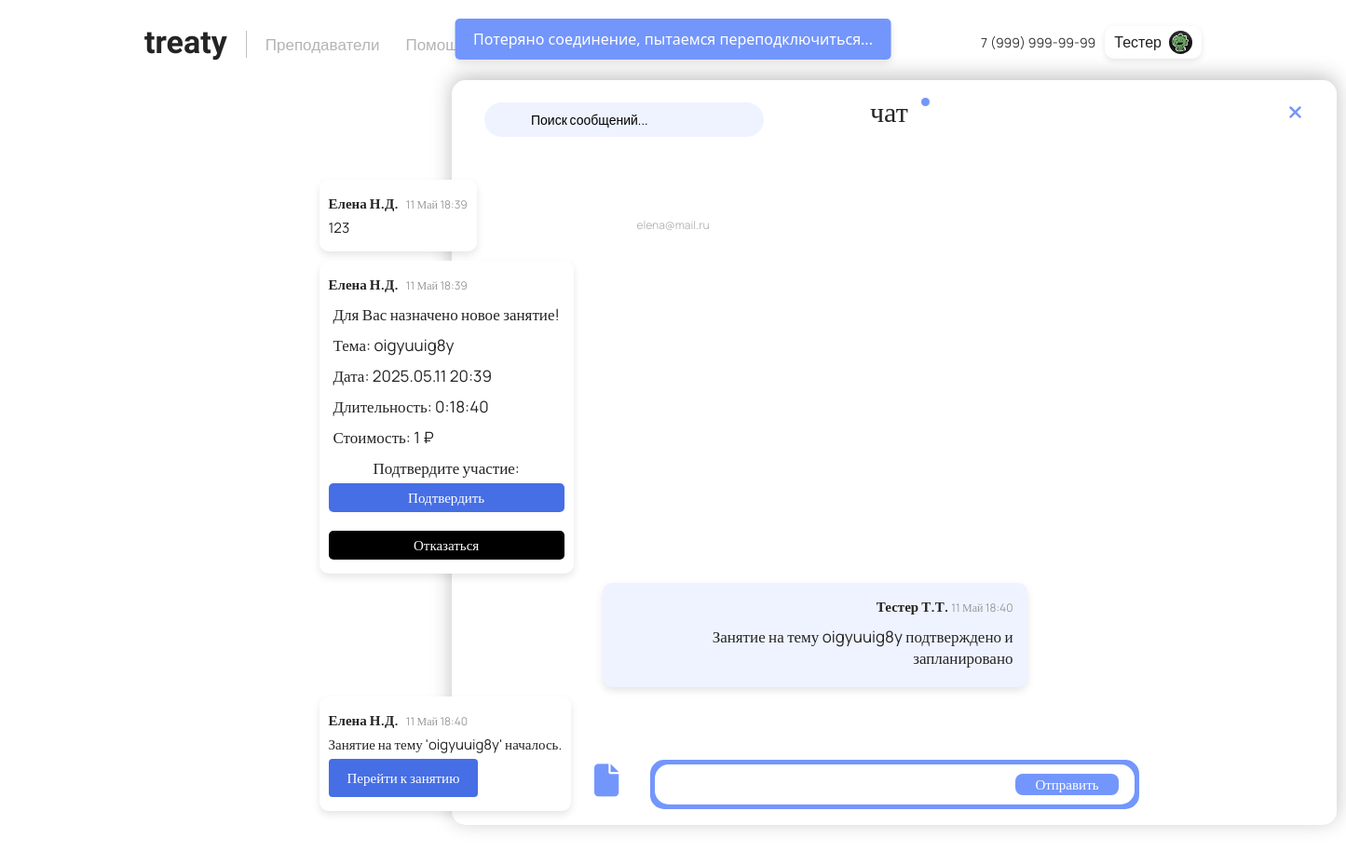
The page /chats/chat/4/ (signed in) on the database its author committed.
### main/models.py (models this page shows, shortened)
class CustomUser(AbstractUser):
    username = None
    email = models.EmailField(unique=True)
    birthday = models.DateField(null=True, blank=True)
    phone = models.CharField(max_length=15, blank=True)
    contact = models.CharField(max_length=50, blank=True)
    last_name = models.CharField(max_length=150, blank=False)  # Фамилия
    first_name = models.CharField(max_length=150, blank=False)  # Имя
    middle_name = models.CharField(max_length=150, blank=False)  # Отчество
    avatar = models.ImageField(upload_to='avatars/', null=True, blank=True)
    is_teacher = models.BooleanField(default=False)  # Заменили is_active на is_teacher
    is_staff = models.BooleanField(default=False)
    is_superuser = models.BooleanField(default=False)
    date_joined = models.DateTimeField(default=timezone.now)
    rating = models.FloatField(default=0.0)
    balance = models.DecimalField(
        max_digits=10,
        decimal_places=2,
        default=0.00
    )
    USERNAME_FIELD = 'email'
    REQUIRED_FIELDS = []
    objects = CustomUserManager()
    def get_display_name(self):
        return f"{self.first_name} {self.last_name[0]}.{self.middle_name[0]}."

### chat/models.py (models this page shows, shortened)
class Message(models.Model):
    sender = models.ForeignKey(
        CustomUser, on_delete=models.CASCADE, related_name="sent_messages"
    )
    receiver = models.ForeignKey(
        CustomUser, on_delete=models.CASCADE, related_name="received_messages"
    )
    content = models.TextField()
    timestamp = models.DateTimeField(auto_now_add=True)
    file = models.FileField(upload_to="message_files/", null=True, blank=True)
    class Meta:
        indexes = [
            models.Index(fields=['sender', 'receiver', 'timestamp']),
            models.Index(fields=['receiver', 'sender', 'timestamp']),
            models.Index(fields=['id']),
        ]

### chat/views.py (the view)
# urls.py: path('chat/<int:receiver_id>/', views.chat_view, name='chat_view'),
@login_required
def chat_view(request, receiver_id):
    receiver = get_object_or_404(CustomUser, id=receiver_id)
    messages = Message.objects.filter(
        (
            Q(sender=request.user)
            & Q(receiver=receiver)
            & ~Q(content__icontains="Для Вас назначено новое занятие!")
        )
        | (Q(sender=receiver) & Q(receiver=request.user))
    ).order_by("timestamp")
    last_message_id = messages.last().id if messages.exists() else 0
    lessons = Lesson.objects.filter(
        Q(teacher=request.user, student=receiver) | Q(teacher=receiver, student=request.user)
    ).order_by("date_time")
    lessons_count = lessons.count()
    start_lesson_button = None
    end_lesson_button = None
    for lesson in lessons:
        if lesson.status == 'scheduled' and lesson.teacher == request.user:
            start_lesson_button = lesson
        elif lesson.status == 'in_progress' and lesson.teacher == request.user:
            end_lesson_button = lesson
    if request.method == "POST" and ('content' in request.POST or 'file' in request.FILES):
        return send_message(request, receiver_id)
    return render(
        request,
        "main/chat_detail.html",
        {
            "messages": messages,
            "receiver": receiver,
            "lessons": lessons,
            "lessons_count": lessons_count,
            "start_lesson_button": start_lesson_button,
            "end_lesson_button": end_lesson_button,
            "last_message_id": last_message_id,
        },
    )

### chat/templates/main/chat_detail.html (shortened to what this page needs)
{% extends 'main/layout.html' %}
{% load static %}
{% block style %}
    <link rel="stylesheet" href="{% static 'main/css/chat.css' %}">
{% endblock %}
{% block content %}
    <div><input type="text" id="searchInput" placeholder="Поиск сообщений..." class="searchM2" onkeyup="filterSearch()">
    </div>
    <div class="yourchatstext2">чат</div>
    <div class="krujok2"></div>
    <h2 class="username">{{ receiver.email }}</h2>
    <div class="rectangle6"></div>
    <div class="kostyl"></div>
    <a href="{% url 'chat_list_view' %}" class="close-chat-icon">
        <i class="fa fa-times" style="color: #7396FC; font-size: 20px;"></i>
    </a>
    <div id="chat-box" data-last-message-id="{{ last_message_id }}">
        {% for message in messages %}
            <div class="message {% if message.sender == user %}sent{% else %}received{% endif %}"
                 data-message-id="{{ message.id }}">
                <p>
                    <strong class="username2">{{ message.sender.get_display_name }}</strong>
                    <small>{{ message.timestamp|date:"j F H:i" }}</small>
                </p>
                <p class="message-content">{{ message.content|safe }}</p>
            </div>
        {% empty %}
            <p>Сообщений пока нет. Начните переписку!</p>
        {% endfor %}
    </div>
    <form method="post" enctype="multipart/form-data" id="message-form" action="{% url 'chat_view' receiver.id %}">
        <button type="submit" class="startchat2">Отправить</button>
        <div class="message-textarea"><input name="content" required></div>
        <div>
            <label for="files-input" style="cursor: pointer; position: absolute; top: 821px; left: 638px;">
                <i class="fa fa-file" style="color: #7396FC; font-size: 35px;"></i>
            </label>
        </div>
    </form>
    <div id="notification" class="warningbox hidden"><span id="notification-text"></span></div>
{% endblock %}

### main/templates/main/layout.html (shortened to what this page needs)
{% load static %}
<!doctype html>
<html lang="en">
<head>
    <link rel="stylesheet" href="https://cdn.jsdelivr.net/npm/bootstrap@5.3.3/dist/css/bootstrap.min.css">
    <link rel="stylesheet" href="https://cdnjs.cloudflare.com/ajax/libs/font-awesome/6.6.0/css/all.min.css">
    <link rel="stylesheet"
          href="https://cdn.jsdelivr.net/npm/@fortawesome/fontawesome-free@6.6.0/css/fontawesome.min.css">
    <link rel="stylesheet" href="{% static 'main/css/nav.css' %}">
    <link rel="stylesheet" href="{% static 'main/css/main.css' %}">
    <link rel="stylesheet" href="{% static 'main/css/reglog.css' %}">
    <link rel="stylesheet" href="{% static 'main/css/profile.css' %}">
    {% block style %}
    {% endblock %}
</head>
<body>
<header>
    <nav class="navbarg">
        <div class="nav-container">
            <div class="nav-row">
                <div class="navbar-brandg">
                    <a href="{% url 'home' %}" class="brand-logog">treaty</a>
                </div>
                <ul class="navbar-menug" id="navbarMenu">
                    <li class="navbar-menug__item">
                        <a href="{% url 'catalog2_home' %}" class="navbar-menug__link">Преподаватели</a>
                    </li>
                    <li class="navbar-menug__item">
                        <a href="{% url 'help' %}" class="navbar-menug__link">Помощь</a>
                    </li>
                </ul>
                <div class="col-4g">
                    <span class="phone-numberg">7 (999) 999-99-99</span>
                    {% if user.is_authenticated %}
                    <div class="profile-dropdown">
                        <div class="profilebutton">
                            <span>{{ user.first_name }}</span>
                            {% if user.avatar %}
                            <img src="{{ user.avatar.url }}" alt="Аватар" class="avatar-img-layout">
                            {% else %}
                            <img src="{% static 'main/img/noimageavatar.svg' %}" alt="Аватар" class="avatar-img">
                            {% endif %}
                        </div>
                    </div>
                    {% else %}
                    <button id="logregOpenBtn" class="logregbtng1" onclick="toggleAuthModal()">Вход</button>
                    {% endif %}
                </div>
            </div>
        </div>
    </nav>
</header>
<main>
    {% block content %}
    {% endblock %}
</main>
</body>
</html>

### main/static/main/css/nav.css (style rules this page uses)
.navbarg { position: relative; padding: 30px 140px; background-color: transparent; width: 100%; }
.nav-container { margin: 0 auto; padding: 0 15px; max-width: 1678px; width: 100%; box-sizing: border-box; }
.nav-row { display: flex; justify-content: space-between; align-items: center; column-gap: 20px; row-gap: 20px; flex-wrap: wrap; width: 100%; color: black; }
.navbar-brandg { display: flex; align-items: center; }
.brand-logog { margin-top: -5px; color: #242424; text-align: center; font-family: Raleway; font-size: 34px; font-style: normal; font-weight: 700; line-height: normal; text-decoration: none; position: relative; opacity: 1; }
.brand-logog::after { content: ""; position: absolute; left: 50%; bottom: -13px; width: 0; height: 3px; background-color: black; transition: width 0.3s ease, left 0.3s ease, background-color 0.3s ease; transform: translateX(-50%); }
.navbar-menug { display: flex; justify-content: center; align-items: center; column-gap: 28px; font-size: 17px; font-family: 'Manrope', sans-serif; margin: 0; padding: 0; list-style: none; }
.navbar-menug__item { display: flex; }
.navbar-menug__link { color: #b4b4b4; text-decoration: none; height: 23px; text-align: center; letter-spacing: 0; line-height: 23px; transition: color 0.3s ease, transform 0.1s ease; font-weight: normal; }
.col-4g { margin-top: -5px; display: flex; align-items: center; gap: 10px; margin-left: auto; padding: 0; }
.phone-numberg { color: #333; font-size: 14px; font-family: 'Manrope', sans-serif; }
.avatar-img-layout { width: 25px; height: 25px; object-fit: cover; border-radius: 50%; display: block; margin: 0; padding: 0; }
.profilebutton { width: max-content; height: 35px; background-color: white; font-family: 'Manrope', sans-serif; color: #212121; display: flex; align-items: center; gap: 8px; padding: 0 10px; border-radius: 10px; white-space: nowrap; box-shadow: 0 2px 6px rgba(0, 0, 0, 0.1); }
.profile-dropdown { position: relative; display: inline-block; }

### main/static/main/css/main.css (style rules this page uses)
body { overflow-x: hidden; min-height: 100%; position: relative; opacity: 0; padding-bottom: 100px; }
body.theme-loaded { opacity: 1; }

### main/static/main/css/reglog.css (style rules this page uses)
body { background-color: #ffffff !important; overflow-x: hidden; }

### main/static/main/css/profile.css (style rules this page uses)
.warningbox { position: absolute; top: 20px; left: 50%; transform: translateX(-50%); background-color: #7396FC; color: white; padding: 10px 20px; border-radius: 5px; box-shadow: 0 4px 8px rgba(0, 0, 0, 0.1); z-index: 1000; transition: opacity 0.5s ease, visibility 0s 0.5s; }
.warningbox:not(.hidden) { opacity: 1; visibility: visible; }

### rows shown on the page
CustomUser: first_name "Тестер", avatar (picture)
CustomUser: email "elena@mail.ru"
Message: sender.get_display_name "Елена Н.Д.", timestamp "11 Май 18:39", content "123"
Message: sender.get_display_name "Елена Н.Д.", timestamp "11 Май 18:39", content "Для Вас назначено новое занятие! Тема: oigyuuig8y Дата: 2025.05.11 20:39 Длительность: 0:18:40 Стоимость: 1 ₽ Подтвердите участие: Подтвердить Отказаться"
Message: sender.get_display_name "Тестер Т.Т.", timestamp "11 Май 18:40", content "Занятие на тему oigyuuig8y подтверждено и запланировано"
Message: sender.get_display_name "Елена Н.Д.", timestamp "11 Май 18:40", content "Занятие на тему 'oigyuuig8y' началось. Перейти к занятию"
